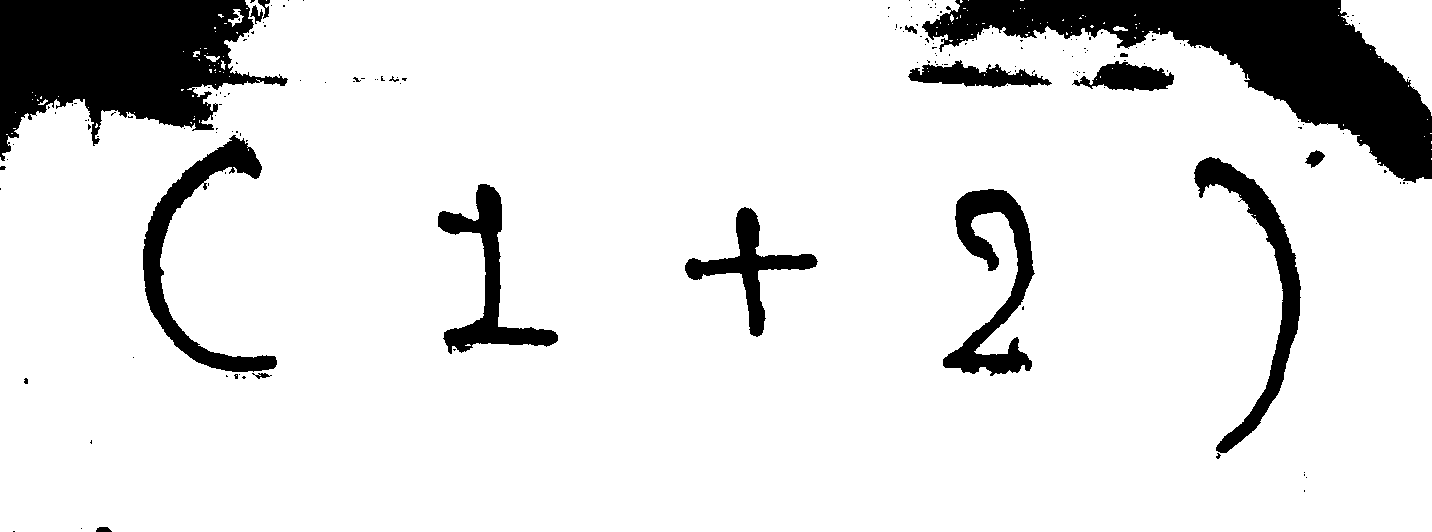
#> input picture 40.png, 1432 x 532 px, found by its file name
$ python Split_Algebraic_Expression.py
#> lines starting #> are read from the running program, lines starting #| are printed output that depends on the picture; after the words box and inside, x2 and y2 are one past the last pixel; in counts of white or black regions, pixels touching at a corner belong together
from PIL import Image
import os
import cv2

src = '//home//adarsh//Desktop//check//40.png' # Image file
im = Image.open(src)
#> im is the input picture: PIL image 1432x532 L; 87.9% white; 169 black regions (150 under 20 px), largest, box (x1, y1, x2, y2) and area: (922, 0, 1432, 183) 31419, (0, 0, 288, 161) 27432, (143, 135, 277, 372) 6560
k = 0
left = 130
right = 390
imgHeight = im.size[1] #560
#> imgHeight = 532

for i in range(0, 5):
	box = (left, 100, right, imgHeight-40) #(left, top, right, bottom)
#> box = (130, 100, 390, 492)
	a = im.crop(box)
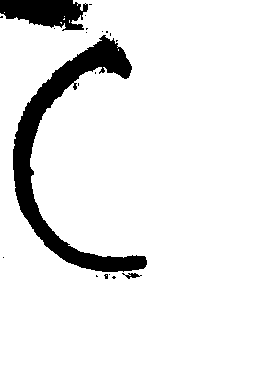
#> a: PIL image 260x392 L; 91.6% white; 20 black regions (17 under 20 px), largest, box (x1, y1, x2, y2) and area: (13, 35, 147, 272) 6560, (0, 0, 88, 31) 1898, (122, 273, 142, 279) 56
	des = "//home//adarsh//Desktop//check//image//IMG-%"+str(k)+".png"
	a.save(des)
	img = cv2.imread(des)
	img = cv2.cvtColor(img, cv2.COLOR_BGR2GRAY)
	(thresh, img) = cv2.threshold(img, 127, 255, cv2.THRESH_BINARY)
	img1 = Image.fromarray(img)
	img1.save(des)
	k += 1
	left = right
	right += 260
